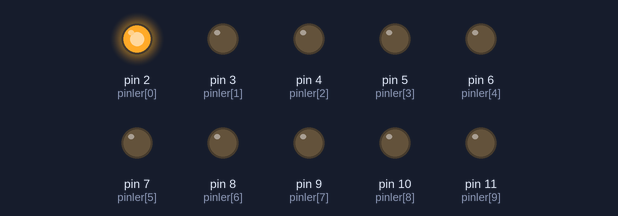
Bench run of a sketch on a simulated Arduino Uno, built with avr-gcc and run on an emulated ATmega328P. On the bench: output pins drawn as LEDs (lit = HIGH).

Above: at 0.05 s.
At 0.75 s:
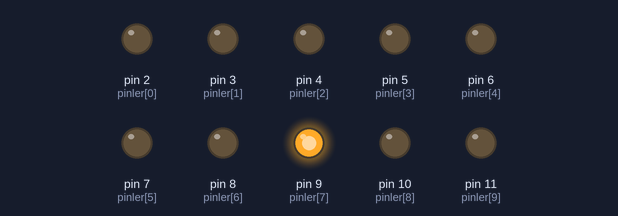
At 1.55 s:
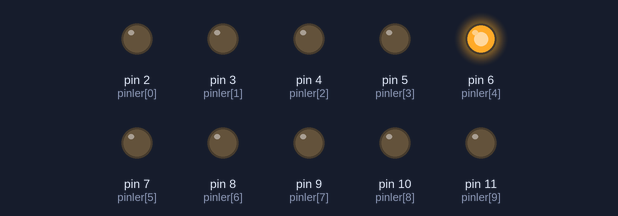
At 2.25 s:
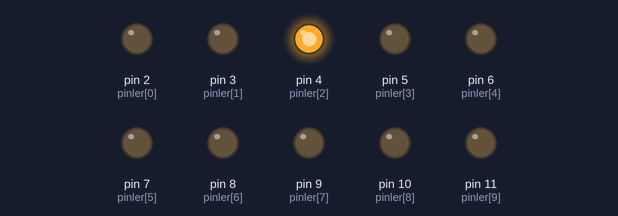
At 3.0 s:
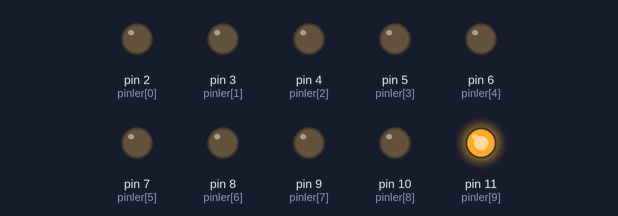
At 4.55 s:
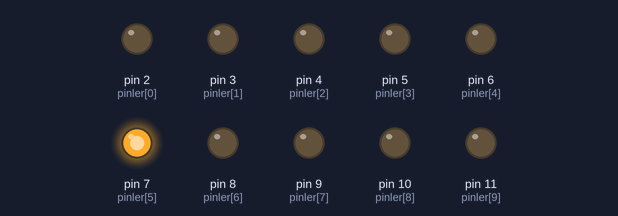
Timing chart, 0 to 4.8 s (numbered marks = the images above):
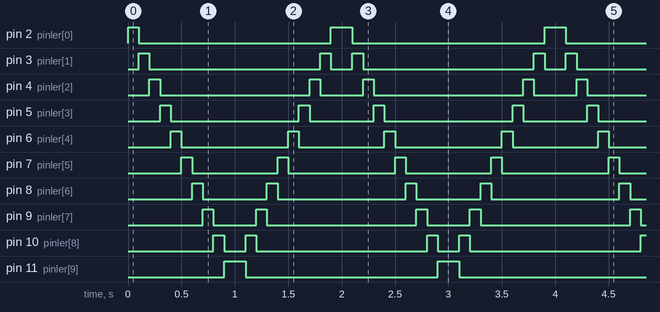

The sketch:

Bolum8KaraSimsek.ino
```cpp
int pinler[] = {2, 3, 4, 5, 6, 7, 8, 9, 10, 11};
int sayma = 0;
int zaman = 100;

void setup() {
for (sayma = 0; sayma < 10 ; sayma++)
pinMode(pinler[sayma], OUTPUT);
}

void loop() {
for (sayma=0; sayma<10; sayma++)
{
  digitalWrite(pinler[sayma],HIGH);
  delay(zaman);
  digitalWrite(pinler[sayma],LOW);
}
for (sayma=9; sayma>=0; sayma--)
{
  digitalWrite(pinler[sayma], HIGH);
  delay(zaman);
  digitalWrite(pinler[sayma], LOW);
}
}
```

Measured:
- by itself, pin 2 (pinler[0]): repeats every 2.0 s: LOW 1.8 s, HIGH 0.20 s
- by itself, pin 3 (pinler[1]): repeats every 2.0 s: LOW 1.6 s, HIGH 0.10 s, LOW 0.20 s, HIGH 0.10 s
- by itself, pin 4 (pinler[2]): repeats every 2.0 s: LOW 1.4 s, HIGH 0.10 s, LOW 0.40 s, HIGH 0.10 s
- by itself, pin 5 (pinler[3]): repeats every 2.0 s: LOW 1.2 s, HIGH 0.10 s, LOW 0.60 s, HIGH 0.10 s
- by itself, pin 6 (pinler[4]): repeats every 2.0 s: LOW 1.0 s, HIGH 0.10 s, LOW 0.80 s, HIGH 0.10 s
- by itself, pin 7 (pinler[5]): repeats every 2.0 s: LOW 0.80 s, HIGH 0.10 s, LOW 1.0 s, HIGH 0.10 s
- by itself, pin 8 (pinler[6]): repeats every 2.0 s: LOW 0.60 s, HIGH 0.10 s, LOW 1.2 s, HIGH 0.10 s
- by itself, pin 9 (pinler[7]): repeats every 2.0 s: LOW 0.40 s, HIGH 0.10 s, LOW 1.4 s, HIGH 0.10 s
